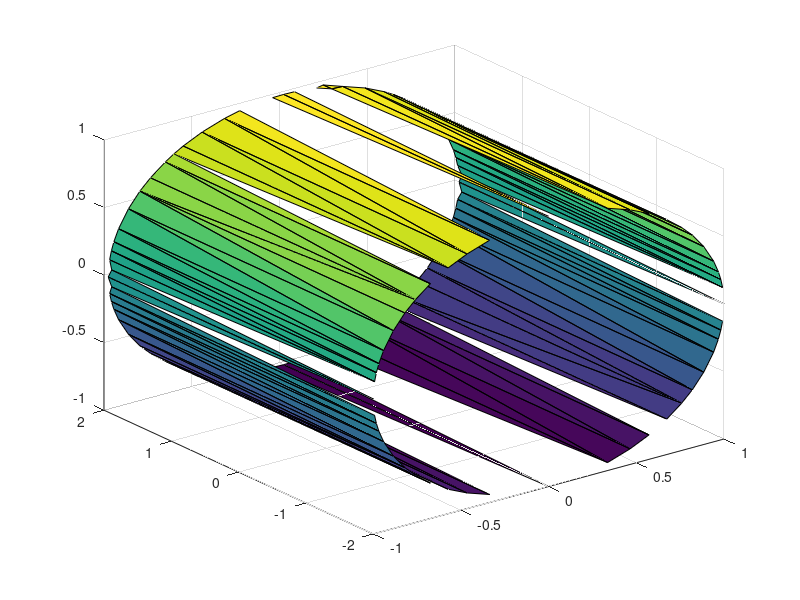

This figure's MATLAB source:
% generate a shape for import to VNE
% create it as a levelset f(x,y,z) = 0

[xx,yy,zz] = meshgrid(-2:.0625:2,-2:.0625:2,-3:.0625:3);

fxyz = xx.^2 + zz.^2 - 1;

% get faces and vertices
[f,v] = isosurface(xx,yy,zz,fxyz,0.0); 
[nf,nv] = reducepatch(f,v,100);
nv = nv;
n = isonormals(xx,yy,zz,fxyz,nv);
trisurf(nf,nv(:,1),nv(:,2),nv(:,3));

 csvwrite('facesmortar.dat',nf);
 csvwrite('vertsmortar.dat',nv);
 csvwrite('normsmortar.dat',n);
